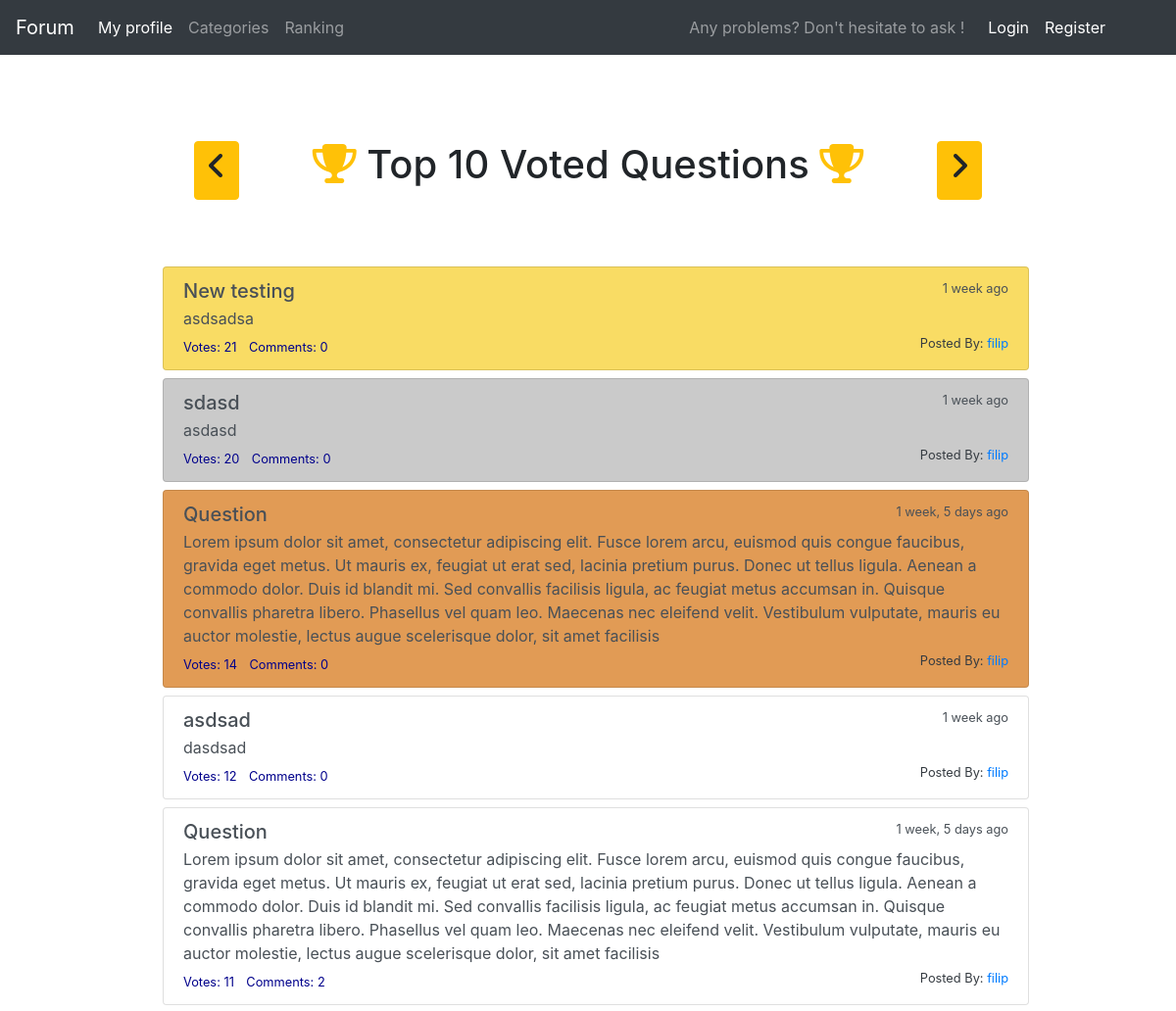
Before: /ranking/ (upper part) with the older database file.
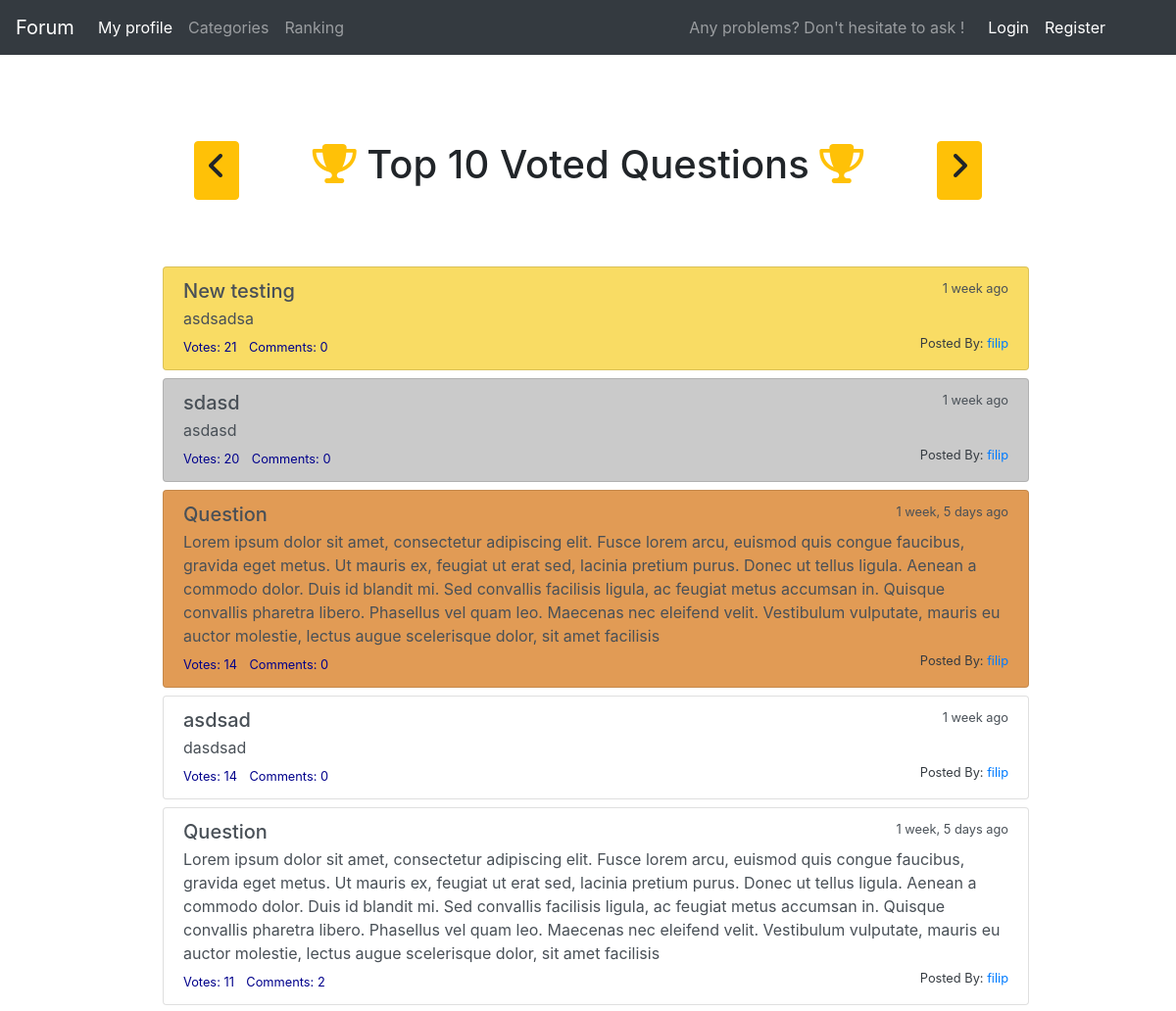
After: the same page with the newer database file.
### main/models.py (models this page shows, shortened)
class Question(models.Model):
    question_text = models.CharField(max_length=100)
    question_subtext = models.TextField(max_length=500)
    pub_date = models.DateTimeField('date published')
    user = models.ForeignKey(User, on_delete=models.CASCADE, default=User.objects.get(pk=1).pk)
    votes = models.IntegerField(default=0)
    def get_date(self):
        return humanize.naturaltime(self.pub_date)

### main/views.py (the view)
# urls.py: path('ranking/', views.RankingView.as_view(), name='ranking'),
class RankingView(generic.ListView):
    template_name = 'main/ranking.html'
    context_object_name = 'latest_question_list'
    paginate_by = 10
    def get_queryset(self):
        return Question.objects.filter(
            pub_date__lte=timezone.now()
        ).order_by('-votes')[:10]

### main/templates/main/ranking.html (shortened to what this page needs)
{% extends 'main/base.html' %}
{% block content %}
<div class="w-100 p-3"></div>
<div class="mx-auto text-center mb-5">
    <button class="btn btn-warning float-left ml-5" onclick="slide()"><h2><i class='fas fa-angle-left'></i></h2></button>
    <span class="h1"><i class="text-warning fa fa-trophy"></i><span id="ranking-type"> Top 10 Voted Questions </span><i class="text-warning fa fa-trophy"></i></span>
    <button class="btn btn-warning float-right mr-5" onclick="slide()"><h2><i class='fas fa-angle-right'></i></h2></button>
</div>
<div class="w-100 p-3"></div>
{% if latest_question_list %}
    {% for question in latest_question_list %}
        <div id="question" class="list-group ml-3 mb-2">
            <span class="list-group-item-action flex-column align-items-start">
            <a class="
                list-group-item list-group-item-action
                    {% if question == latest_question_list.0 %}
                        gold
                    {% elif question == latest_question_list.1 %}
                        silver
                    {% elif question == latest_question_list.2 %}
                        bronze
                    {% endif %}
                "
               href="{% url 'main:detail' question.id %}">
            <div class="d-flex w-100 justify-content-between">
              <h5  class="mb-1">{{ question.question_text }}</h5>
              <small>{{ question.get_date }}</small>
            </div>
            <p class="mb-1">{{ question.question_subtext }}</p>
            <small class="votes">Votes:  {{ question.votes }}</small>
            <small class="p-1"></small>
            <small class="votes">Comments:  {{ question.comment_set.all.count }}</small>
            <object>
                <a href="/profile/{{ question.user.username }}">
                    <small class="text-dark float-right">Posted By: <span class="text-primary">{{ question.user.username }}</span></small>
                </a>
            </object>
            </a>
        </span>
        </div>
    {% endfor %}
{% else %}
    <p>Something went wrong</p>
{% endif %}
{% endblock %}

Changed rows visible on the page:
changed Question "asdsad": votes "12" → "14"
